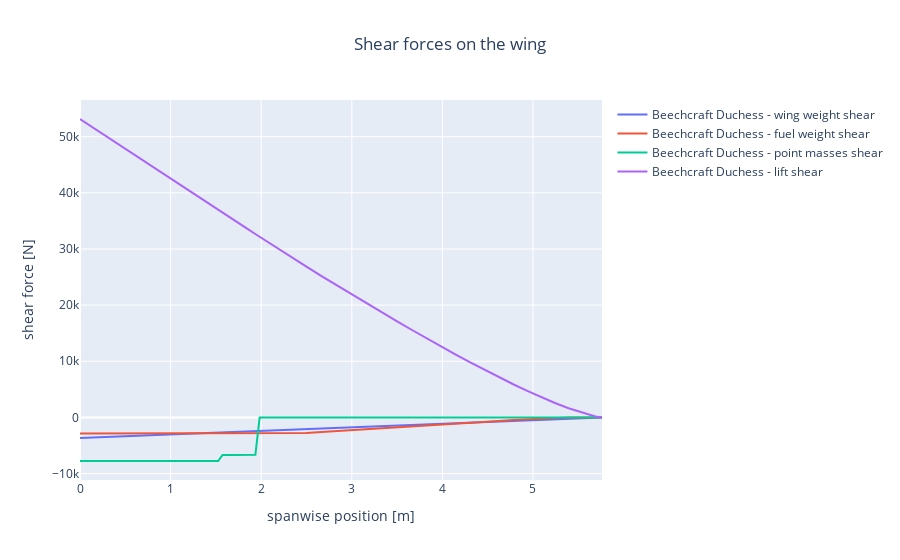

Write notebook code for a chart like this one.
### Code cell
fig2 = api_plots.shear_diagram(
    pth.join(WORK_FOLDER_PATH, "beechcraft_76_loads.xml"), name="Beechcraft Duchess"
)
fig2.show()
